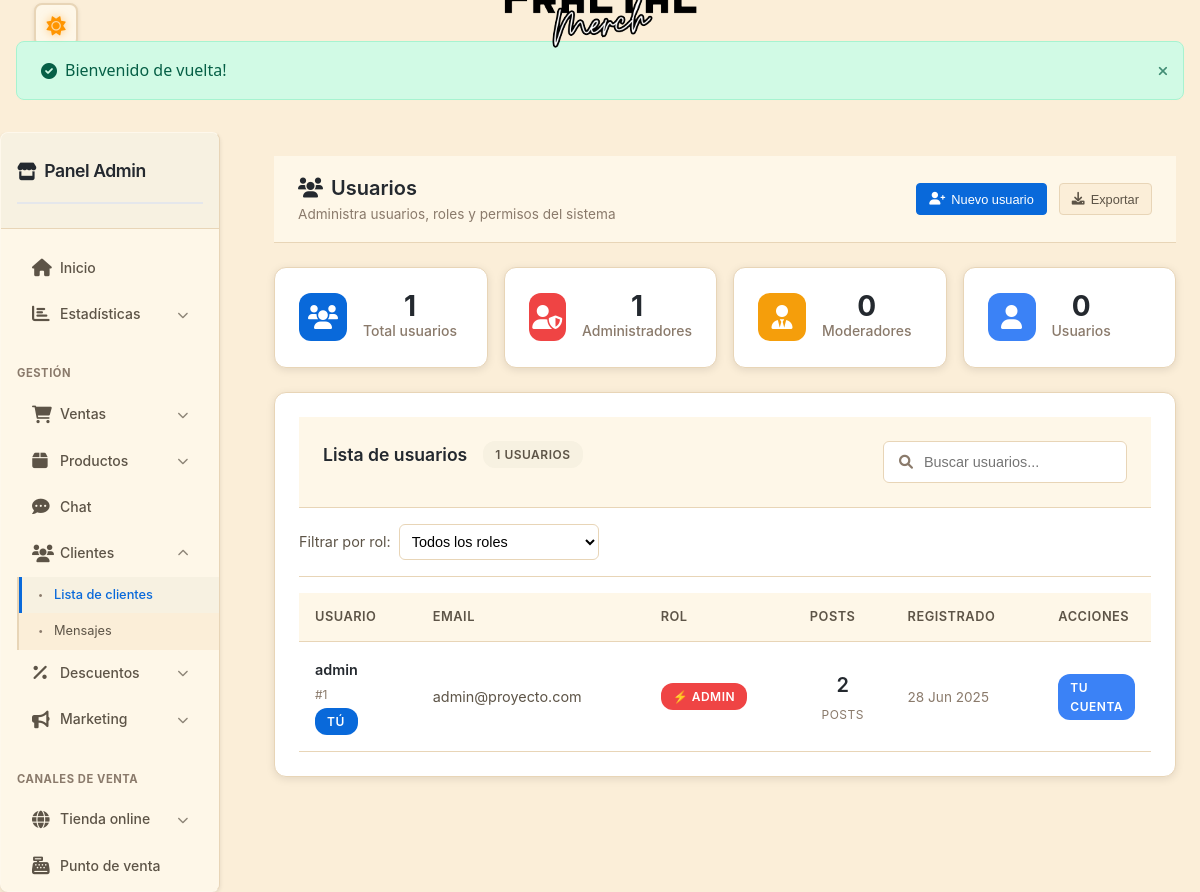
The page /admin/manage-users.php (signed in) on the database its author committed.
### tables this page shows
CREATE TABLE users (
    id INT AUTO_INCREMENT PRIMARY KEY,
    username VARCHAR(50) UNIQUE NOT NULL,
    email VARCHAR(100) UNIQUE NOT NULL,
    password VARCHAR(255) NOT NULL,
    role ENUM('admin', 'moderator', 'user') DEFAULT 'user',
    avatar VARCHAR(255) DEFAULT NULL,
    bio TEXT DEFAULT NULL,
    created_at TIMESTAMP DEFAULT CURRENT_TIMESTAMP,
    updated_at TIMESTAMP DEFAULT CURRENT_TIMESTAMP ON UPDATE CURRENT_TIMESTAMP
);

### admin/manage-users.php (the view, shortened to what this page needs)
<?php
require_once '../config/database.php';
$search = isset($_GET['search']) ? sanitize_input($_GET['search']) : '';
$sql = "SELECT u.*,
               (SELECT COUNT(*) FROM posts WHERE user_id = u.id) as post_count
        FROM users u WHERE 1=1";
$params = [];
$sql .= " ORDER BY u.created_at DESC";
$stmt = $pdo->prepare($sql);
$stmt->execute($params);
$users = $stmt->fetchAll();
$stats = [
    'total' => count($users),
    'admins' => count(array_filter($users, fn($u) => $u['role'] === 'admin')),
    'moderators' => count(array_filter($users, fn($u) => $u['role'] === 'moderator')),
    'users' => count(array_filter($users, fn($u) => $u['role'] === 'user'))
];
include 'admin-dashboard-header.php';
?>
<link rel="stylesheet" href="../assets/css/style.css?v=<?php echo time(); ?>">
<div class="modern-admin-container">
    <?php include 'includes/admin-sidebar.php'; ?>
    <div class="modern-admin-main">
        <div class="tiendanube-header">
            <div class="header-left">
                <h1><i class="fas fa-users"></i> Usuarios</h1>
                <p class="header-subtitle">Administra usuarios, roles y permisos del sistema</p>
            </div>
            <div class="header-actions">
                <button onclick="toggleUserForm()" class="tn-btn tn-btn-primary">
                    <i class="fas fa-user-plus"></i> Nuevo usuario
                </button>
                <button onclick="exportUsers()" class="tn-btn tn-btn-secondary">
                    <i class="fas fa-download"></i> Exportar
                </button>
            </div>
        </div>
        <section class="stats-overview">
            <div class="stat-card">
                <div class="stat-icon">
                    <i class="fas fa-users"></i>
                </div>
                <div class="stat-info">
                    <span class="stat-number"><?php echo $stats['total']; ?></span>
                    <span class="stat-label">Total usuarios</span>
                </div>
            </div>
            <div class="stat-card">
                <div class="stat-icon admin">
                    <i class="fas fa-user-shield"></i>
                </div>
                <div class="stat-info">
                    <span class="stat-number"><?php echo $stats['admins']; ?></span>
                    <span class="stat-label">Administradores</span>
                </div>
            </div>
            <div class="stat-card">
                <div class="stat-icon moderator">
                    <i class="fas fa-user-tie"></i>
                </div>
                <div class="stat-info">
                    <span class="stat-number"><?php echo $stats['moderators']; ?></span>
                    <span class="stat-label">Moderadores</span>
                </div>
            </div>
            <div class="stat-card">
                <div class="stat-icon user">
                    <i class="fas fa-user"></i>
                </div>
                <div class="stat-info">
                    <span class="stat-number"><?php echo $stats['users']; ?></span>
                    <span class="stat-label">Usuarios</span>
                </div>
            </div>
        </section>
        <section class="tn-card">
            <div class="tn-card-header">
                <div class="header-left">
                    <h2>Lista de usuarios</h2>
                    <span class="tn-badge tn-badge-neutral"><?php echo count($users); ?> usuarios</span>
                </div>
                <div class="tn-search-box">
                    <i class="fas fa-search"></i>
                    <input type="text" placeholder="Buscar usuarios..." id="userSearch" value="<?php echo htmlspecialchars($search); ?>">
                </div>
            </div>
            <div class="tn-filters">
                <form method="GET" action="" class="filter-form">
                    <div class="filter-group">
                        <label for="role_filter">Filtrar por rol:</label>
                        <select name="role" id="role_filter" onchange="this.form.submit()">
                            <option value="">Todos los roles</option>
                        </select>
                    </div>
                </form>
            </div>
            <?php if (empty($users)): ?>
                <div class="tn-empty-state">
                    <div class="empty-icon">
                        <i class="fas fa-users"></i>
                    </div>
                    <h3>No hay usuarios</h3>
                    <p>No se encontraron usuarios con los filtros aplicados</p>
                    <a href="manage-users.php" class="tn-btn tn-btn-primary">
                        <i class="fas fa-refresh"></i> Ver todos
                    </a>
                </div>
            <?php else: ?>
                <div class="tn-table-container">
                    <table class="tn-table">
                        <thead>
                            <tr>
                                <th>Usuario</th>
                                <th>Email</th>
                                <th>Rol</th>
                                <th>Posts</th>
                                <th>Registrado</th>
                                <th class="tn-table-actions">Acciones</th>
                            </tr>
                        </thead>
                        <tbody id="usersTableBody">
                            <?php foreach ($users as $user): ?>
                                <tr class="tn-table-row">
                                    <td>
                                        <div class="tn-table-cell-content">
                                            <div class="user-info">
                                                <strong class="user-name"><?php echo htmlspecialchars($user['username']); ?></strong>
                                                <span class="user-id">#<?php echo $user['id']; ?></span>
                                                <?php if ($user['id'] == $_SESSION['user_id']): ?>
                                                    <span class="tn-badge tn-badge-primary">Tú</span>
                                                <?php endif; ?>
                                            </div>
                                        </div>
                                    </td>
                                    <td>
                                        <span class="user-email"><?php echo htmlspecialchars($user['email']); ?></span>
                                    </td>
                                    <td>
                                        <span class="tn-badge tn-badge-<?php echo $user['role']; ?>">
                                            <?php
                                            $role_icons = ['admin' => '⚡', 'moderator' => '🛡️', 'user' => '👤'];
                                            echo $role_icons[$user['role']] . ' ' . ucfirst($user['role']);
                                            ?>
                                        </span>
                                    </td>
                                    <td>
                                        <div class="tn-metric">
                                            <span class="metric-value"><?php echo $user['post_count']; ?></span>
                                            <span class="metric-label">posts</span>
                                        </div>
                                    </td>
                                    <td>
                                        <span class="tn-date">
                                            <?php echo date('d M Y', strtotime($user['created_at'])); ?>
                                        </span>
                                    </td>
                                    <td>
                                        <?php if ($user['id'] != $_SESSION['user_id']): ?>
                                            <div class="tn-action-group">
                                                <div class="dropdown">
                                                    <button class="tn-btn-action" onclick="toggleUserDropdown(<?php echo $user['id']; ?>)">
                                                        <i class="fas fa-ellipsis-v"></i>
                                                    </button>
                                                    <div class="dropdown-menu" id="dropdown-<?php echo $user['id']; ?>">
                                                        <?php if ($user['role'] == 'user'): ?>
                                                            <a href="?action=make_moderator&user_id=<?php echo $user['id']; ?>" class="dropdown-item">
                                                                <i class="fas fa-arrow-up"></i> Hacer Moderador
                                                            </a>
                                                            <a href="?action=promote&user_id=<?php echo $user['id']; ?>" class="dropdown-item">
                                                                <i class="fas fa-crown"></i> Hacer Admin
                                                            </a>
                                                        <?php elseif ($user['role'] == 'moderator'): ?>
                                                            <a href="?action=promote&user_id=<?php echo $user['id']; ?>" class="dropdown-item">
                                                                <i class="fas fa-crown"></i> Hacer Admin
                                                            </a>
                                                            <a href="?action=demote&user_id=<?php echo $user['id']; ?>" class="dropdown-item">
                                                                <i class="fas fa-arrow-down"></i> Degradar a Usuario
                                                            </a>
                                                        <?php elseif ($user['role'] == 'admin'): ?>
                                                            <a href="?action=demote&user_id=<?php echo $user['id']; ?>" class="dropdown-item">
                                                                <i class="fas fa-arrow-down"></i> Degradar a Usuario
                                                            </a>
                                                        <?php endif; ?>
                                                        <div class="dropdown-divider"></div>
                                                        <button onclick="deleteUser(<?php echo $user['id']; ?>, '<?php echo htmlspecialchars($user['username'], ENT_QUOTES); ?>')"
                                                                class="dropdown-item danger">
                                                            <i class="fas fa-trash"></i> Eliminar Usuario
                                                        </button>
                                                    </div>
                                                </div>
                                            </div>
                                        <?php else: ?>
                                            <span class="tn-badge tn-badge-info">Tu cuenta</span>
                                        <?php endif; ?>
                                    </td>
                                </tr>
                            <?php endforeach; ?>
                        </tbody>
                    </table>
                </div>
            <?php endif; ?>
        </section>
    </div>
</div>
</body>
</html>

### admin/admin-dashboard-header.php (style rules this page uses)
.admin-body { background: linear-gradient(135deg, #667eea 0%, #764ba2 100%); min-height: 100vh; transition: all 0.3s ease; }
.stat-card { background: white; padding: 1.5rem; border-radius: 12px; text-align: center; box-shadow: 0 4px 6px rgba(0,0,0,0.05); border: 1px solid #e5e7eb; transition: all 0.3s ease; }

### admin/manage-users.php (style rules this page uses)
.stats-overview { display: grid; grid-template-columns: repeat(auto-fit, minmax(200px, 1fr)); gap: 1rem; margin-bottom: 2rem; }
.stat-card { background: white; border-radius: 12px; padding: 1.5rem; display: flex; align-items: center; gap: 1rem; box-shadow: 0 2px 8px rgba(0,0,0,0.1); border: 1px solid var(--tn-border); }
.stat-icon { width: 48px; height: 48px; border-radius: 12px; display: flex; align-items: center; justify-content: center; font-size: 1.5rem; background: var(--tn-primary); color: white; }
.stat-icon.admin { background: var(--tn-danger); }
.stat-icon.moderator { background: var(--tn-warning); }
.stat-icon.user { background: var(--tn-info); }
.stat-info { display: flex; flex-direction: column; }
.stat-number { font-size: 1.75rem; font-weight: 700; color: var(--tn-text-primary); line-height: 1; }
.stat-label { font-size: 0.875rem; color: var(--tn-text-muted); font-weight: 500; }
.user-info { display: flex; flex-direction: column; gap: 0.25rem; }
.user-name { font-weight: 600; color: var(--tn-text-primary); }
.user-id { font-size: 0.75rem; color: var(--tn-text-muted); font-weight: 400; }
.user-email { color: var(--tn-text-secondary); font-size: 0.9rem; }
.tn-badge-admin { background: var(--tn-danger); color: white; }
.tn-filters { padding: 1rem 0; border-bottom: 1px solid var(--tn-border); margin-bottom: 1rem; }
.filter-form { display: flex; align-items: center; gap: 1rem; }
.filter-group { display: flex; align-items: center; gap: 0.5rem; }
.filter-group label { font-size: 0.9rem; color: var(--tn-text-secondary); white-space: nowrap; }
.filter-group select { padding: 0.5rem; border: 1px solid var(--tn-border); border-radius: 6px; background: white; font-size: 0.9rem; }
.modern-admin-main { padding: 1.5rem !important; }
.tiendanube-header { padding: 1rem 1.5rem !important; }
.tn-card { padding: 1.5rem !important; }
.stats-overview { margin-bottom: 1.5rem !important; }

### rows shown on the page
users: role "1", role "0", username "admin", id "1", shows "TÚ", email "admin@proyecto.com", role "⚡", role "ADMIN", post_count "2", created_at "28 Jun 2025", shows "TU CUENTA"

### other values the page prints
$flash_message['message'] "Bienvenido de vuelta!"
count($users) "1"
